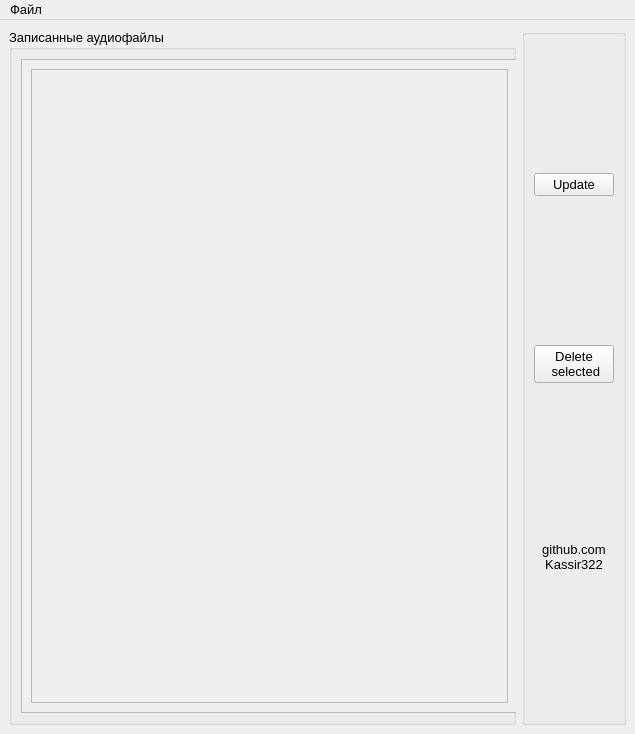
<?xml version="1.0" encoding="UTF-8"?>
<ui version="4.0">
 <class>MainWindow</class>
 <widget class="QMainWindow" name="MainWindow">
  <property name="geometry">
   <rect>
    <x>0</x>
    <y>0</y>
    <width>635</width>
    <height>734</height>
   </rect>
  </property>
  <property name="minimumSize">
   <size>
    <width>635</width>
    <height>734</height>
   </size>
  </property>
  <property name="font">
   <font>
    <pointsize>10</pointsize>
   </font>
  </property>
  <property name="windowTitle">
   <string>MainWindow</string>
  </property>
  <widget class="QWidget" name="centralwidget">
   <layout class="QHBoxLayout" name="horizontalLayout_2">
    <item>
     <widget class="QGroupBox" name="groupBox">
      <property name="minimumSize">
       <size>
        <width>350</width>
        <height>0</height>
       </size>
      </property>
      <property name="font">
       <font>
        <pointsize>10</pointsize>
       </font>
      </property>
      <property name="title">
       <string>Записанные аудиофайлы</string>
      </property>
      <property name="flat">
       <bool>false</bool>
      </property>
      <property name="checkable">
       <bool>false</bool>
      </property>
      <layout class="QVBoxLayout" name="verticalLayout_4">
       <item>
        <widget class="QScrollArea" name="scrollArea">
         <property name="minimumSize">
          <size>
           <width>497</width>
           <height>650</height>
          </size>
         </property>
         <property name="maximumSize">
          <size>
           <width>16777215</width>
           <height>16777215</height>
          </size>
         </property>
         <property name="font">
          <font>
           <pointsize>10</pointsize>
          </font>
         </property>
         <property name="widgetResizable">
          <bool>true</bool>
         </property>
         <property name="alignment">
          <set>Qt::AlignLeading|Qt::AlignLeft|Qt::AlignVCenter</set>
         </property>
         <widget class="QWidget" name="scrollAreaWidgetContents_2">
          <property name="geometry">
           <rect>
            <x>0</x>
            <y>0</y>
            <width>495</width>
            <height>657</height>
           </rect>
          </property>
          <layout class="QVBoxLayout" name="verticalLayout_5">
           <property name="sizeConstraint">
            <enum>QLayout::SetDefaultConstraint</enum>
           </property>
           <item>
            <widget class="QFrame" name="frame">
             <property name="frameShape">
              <enum>QFrame::StyledPanel</enum>
             </property>
             <property name="frameShadow">
              <enum>QFrame::Raised</enum>
             </property>
            </widget>
           </item>
          </layout>
         </widget>
        </widget>
       </item>
      </layout>
     </widget>
    </item>
    <item>
     <widget class="QGroupBox" name="ButtonGroup">
      <property name="alignment">
       <set>Qt::AlignLeading|Qt::AlignLeft|Qt::AlignVCenter</set>
      </property>
      <layout class="QVBoxLayout" name="ButtonLayout">
       <property name="spacing">
        <number>20</number>
       </property>
       <item>
        <widget class="QPushButton" name="UpdateButton">
         <property name="text">
          <string>Update</string>
         </property>
        </widget>
       </item>
       <item>
        <widget class="QPushButton" name="DeleteButton">
         <property name="font">
          <font>
           <pointsize>10</pointsize>
          </font>
         </property>
         <property name="text">
          <string>Delete 
 selected</string>
         </property>
        </widget>
       </item>
       <item>
        <widget class="QLabel" name="label_3">
         <property name="maximumSize">
          <size>
           <width>16777215</width>
           <height>50</height>
          </size>
         </property>
         <property name="font">
          <font>
           <pointsize>10</pointsize>
          </font>
         </property>
         <property name="text">
          <string>github.com
Kassir322</string>
         </property>
         <property name="alignment">
          <set>Qt::AlignCenter</set>
         </property>
        </widget>
       </item>
      </layout>
     </widget>
    </item>
   </layout>
  </widget>
  <widget class="QMenuBar" name="menuBar">
   <property name="geometry">
    <rect>
     <x>0</x>
     <y>0</y>
     <width>635</width>
     <height>21</height>
    </rect>
   </property>
   <widget class="QMenu" name="menu">
    <property name="title">
     <string>Файл</string>
    </property>
    <addaction name="action"/>
   </widget>
   <addaction name="menu"/>
  </widget>
  <action name="action">
   <property name="text">
    <string>Открыть папку</string>
   </property>
  </action>
 </widget>
 <resources/>
 <connections/>
</ui>
